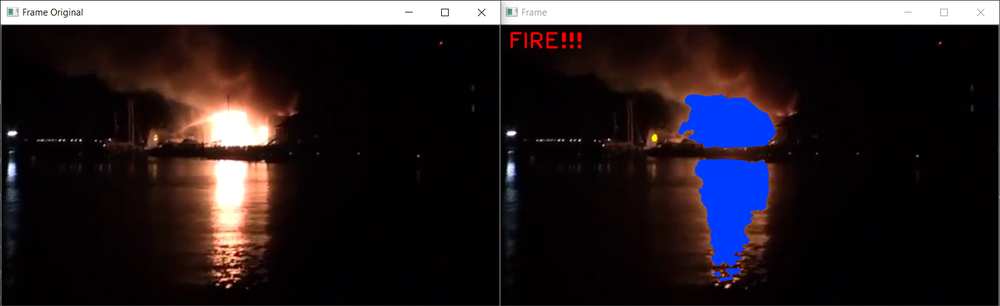
//> input picture ref_images/firetest1.PNG, 1000 x 306 px, shrunk from 1607 x 491 before the run, given in place of the camera
$ ./main   (built with g++ and OpenCV 4)
//> lines starting //> are read from the running program, lines starting //| are printed output that depends on the picture
#include<opencv2/highgui/highgui.hpp>
#include<opencv2/imgproc/imgproc.hpp>
#include<opencv2/imgproc/imgproc_c.h>
#include<iostream>
#include<stdio.h>
#include<conio.h>
#include<Windows.h>
#include<Mmsystem.h>

#define yellow Scalar(0, 250, 250)
#define blue Scalar(255, 60, 0)
#define red Scalar(0, 0, 255)
#define ESC 27
#define Q 113

#pragma comment(lib, "Winmm.lib")

using namespace cv;
using namespace std;

VideoCapture choose_video();
void help(bool is_day);
bool select_mode(int key, bool is_day);
Mat detect_motion(Mat frame, Mat frame_prev);
Mat detect_color(Mat frame, Mat frame_motion, bool is_day);
int detect_contours(Mat frame, Mat frame_fire);

int main() {
	VideoCapture cap = choose_video();
//> the answer given: 1

	if (!cap.isOpened()) {
		cout << "Cannot open camera/video";
		waitKey(1000);
		return -1;
	}

	Mat frame, frame_gray, frame_prev, frame_original;
	Mat frame_motion, frame_fire;
	int is_fire = 0;
	bool is_day = true;
	int counter = 0;
	bool is_sound = false;
	int key = waitKey(1);

	cap >> frame;
//> frame is the input picture: 306 rows x 1000 cols, CV_8UC3; mean B, G, R 38.2, 33.9, 41.5

	//check if the first frame is a night or day image
	cvtColor(frame, frame_gray, COLOR_BGR2GRAY);
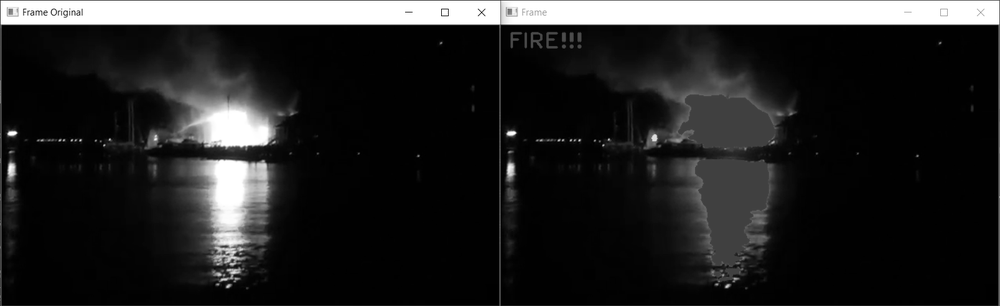
//> frame_gray: 306 rows x 1000 cols, CV_8UC1; min 0, max 255, mean 36.7
	if (mean(frame_gray)[0] < 70) {
		is_day = false;
	}
	help(is_day);

	while (true)
	{
		frame.copyTo(frame_prev);

		cap >> frame;
		if (frame.empty()) {
			break;
		}
		frame.copyTo(frame_original);
		is_day = select_mode(key, is_day);

		frame_motion = detect_motion(frame, frame_prev);
		frame_fire = detect_color(frame, frame_motion, is_day);
		is_fire = detect_contours(frame, frame_fire);

		if (is_fire == 2) {
			counter++;
			putText(frame, "FIRE!!!", Point(10, 30), FONT_HERSHEY_PLAIN, 2, red, 2);
		}

		if (is_fire == 1) {
			counter = 0;
			putText(frame, "WARNING!!!", Point(10, 30), FONT_HERSHEY_PLAIN, 2, yellow, 2);
			PlaySound(NULL, 0, 0);
		}
		is_fire = 0;

		if (counter >= 20 && !is_sound) {
			is_sound = PlaySound(TEXT("alarm.wav"), NULL, SND_LOOP | SND_ASYNC);
			counter = 0;
		}

		imshow("Frame", frame);
		imshow("Frame Original", frame_original);

		key = waitKey(15);
		if (key == ESC)
			break;
	}
	cap.release();
	destroyAllWindows();

	return 0;
}

VideoCapture choose_video() {
	VideoCapture cap;

	int choice = 0;
	cout << "1. Camera" << endl;
	cout << "2. Video from your computer" << endl;
	cout << "Choose source video:" << endl;
	cin >> choice;

	switch (choice)
	{
	case 1: {
		cap.open(0);
		break;
	}
	case 2: {
		cout << "Specify full pathname:" << endl;
		string pathname;
		cin >> pathname;
		cap.open(pathname);
		break;
	}
	default: {
		cout << "Wrong choice!" << endl;
		break;
	}
	}
	return cap;
}

void help(bool is_day) {
	string mode;
	if (is_day)
		mode = "Daylight mode";
	else
		mode = "Night light mode";
	cout << "Current mode is: " << mode << endl;
	cout << "Press '1' to change mode" << endl;
}

bool select_mode(int key, bool is_day) {
	string mode;
	if (key == '1') {
		if (is_day) {
			is_day = false;
			mode = "Night light mode";
		}
		else {
			is_day = true;
			mode = "Daylight mode";
		}
		cout << mode << endl;
	}
	if (is_day)
		mode = "Daylight mode";
	else
		mode = "Night light mode";
	if (key == Q) {
		help(is_day);
	}
	return is_day;
}

Mat detect_motion(Mat frame, Mat frame_prev){
	Mat frame_gray, frame_prev_gray, frame_diff, frame_thresh, frame_motion;
	int thresh_value = 20;
	int max_thresh_value = 255;

	cvtColor(frame_prev, frame_prev_gray, COLOR_BGR2GRAY);
	cvtColor(frame, frame_gray, COLOR_BGR2GRAY);
	absdiff(frame_gray, frame_prev_gray, frame_diff);
//> frame_diff: 306 rows x 1000 cols, CV_8UC1; every value is 0

	threshold(frame_diff, frame_thresh, thresh_value, max_thresh_value, THRESH_BINARY);
	dilate(frame_thresh, frame_thresh, Mat(), Point(-1, -1), 3, 0);
	erode(frame_thresh, frame_thresh, Mat(), Point(-1, -1), 1, 0);

	bitwise_and(frame, frame, frame_motion, frame_thresh);
//> frame_motion: 306 rows x 1000 cols, CV_8UC3; every value is 0

	return frame_motion;
}

Mat detect_color(Mat frame, Mat frame_motion, bool is_day) {
	Mat frame_hsv, frame_fire, mask, mask1, mask2;
	GaussianBlur(frame_motion, frame_motion, Size(3, 3), 0);
	cvtColor(frame_motion, frame_hsv, COLOR_BGR2HSV);

	if (!is_day) {
		inRange(frame_hsv, Scalar(0, 0, 160), Scalar(30, 255, 255), mask1);
		inRange(frame_hsv, Scalar(160, 50, 160), Scalar(180, 255, 255), mask2);
		mask = mask1 | mask2;
	}
	else {
		inRange(frame_hsv, Scalar(0, 150, 90), Scalar(75, 255, 255), mask);
	}
	bitwise_and(frame, frame_hsv, frame_fire, mask);

	return frame_fire;
}

int detect_contours(Mat frame, Mat frame_fire) {
	Mat frame_fire_gray, frame_fire_binary;
	int is_fire = 0;

	cvtColor(frame_fire, frame_fire_gray, COLOR_HSV2BGR);
	cvtColor(frame_fire_gray, frame_fire_gray, COLOR_BGR2GRAY);

	blur(frame_fire_gray, frame_fire_binary, Size(3, 3));
	threshold(frame_fire_binary, frame_fire_binary, 50, 255, THRESH_BINARY);

	vector<vector<Point>> contours;
	findContours(frame_fire_binary, contours, RETR_TREE, CHAIN_APPROX_SIMPLE);
//> contours = 0 contours

	vector<vector<Point>> hull(contours.size());
//> hull = 0 contours
	vector<double> contours_perimeter(contours.size());
	vector<double> hull_perimeter(contours.size());
	vector<double> ratio(contours.size());

	for (size_t i = 0; i < contours.size(); i++) {
		convexHull(contours[i], hull[i]);
		contours_perimeter[i] = contours[i].size();
		hull_perimeter[i] = hull[i].size();
		ratio[i] = hull_perimeter[i] / contours_perimeter[i];
	}
//> this loop made 0 passes

	for (size_t i = 0; i < contours.size(); i++) {
		if (ratio[i] <= 0.6) {
			drawContours(frame, contours, (int)i, blue, -1);
			is_fire = 2;
		}
		else if (ratio[i] > 0.6 && ratio[i] < 0.8) {
			drawContours(frame, contours, (int)i, yellow, -1);
			if (is_fire == 0)
				is_fire = 1;
		}
	}
//> after the loop, is_fire = 0
//> the Esc key is pressed
	return is_fire;
}

$ run again, on ref_images/firetest2.PNG
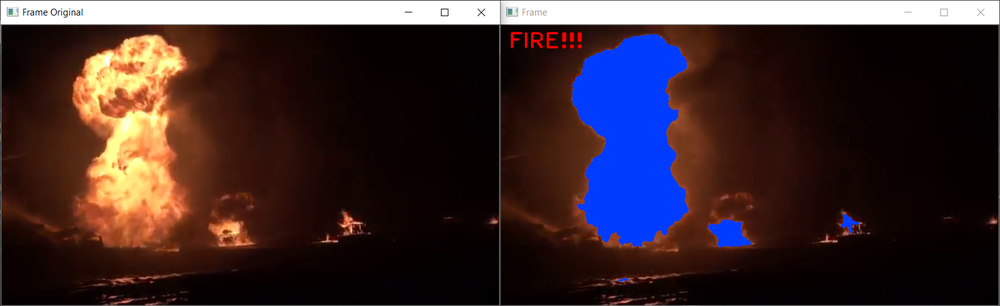
//> input picture ref_images/firetest2.PNG, 1000 x 306 px, shrunk from 1608 x 492 before the run, given in place of the camera
//> frame is the input picture: 306 rows x 1000 cols, CV_8UC3; mean B, G, R 46.2, 43, 60.7
//> `cvtColor(frame, frame_gray, COLOR_BGR2GRAY);`:
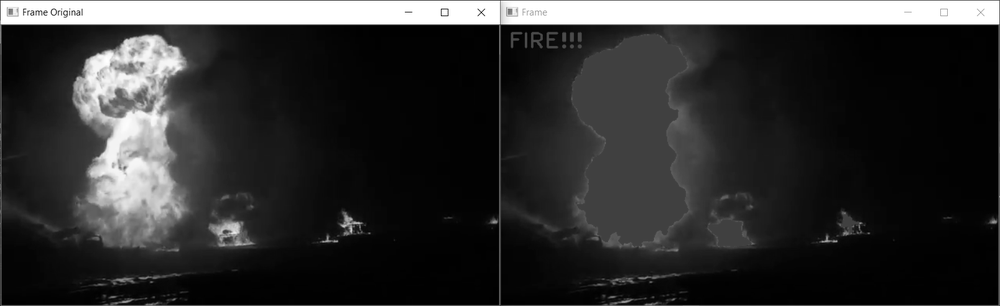
//> frame_gray: 306 rows x 1000 cols, CV_8UC1; min 0, max 255, mean 48.6
//> frame_diff: 306 rows x 1000 cols, CV_8UC1; every value is 0
//> frame_motion: 306 rows x 1000 cols, CV_8UC3; every value is 0
//> contours = 0 contours
//> after the loop in detect_contours, `for (size_t i = 0; i < contours.size(); i++)`: is_fire = 0

$ run again, on ref_images/firetest3.PNG
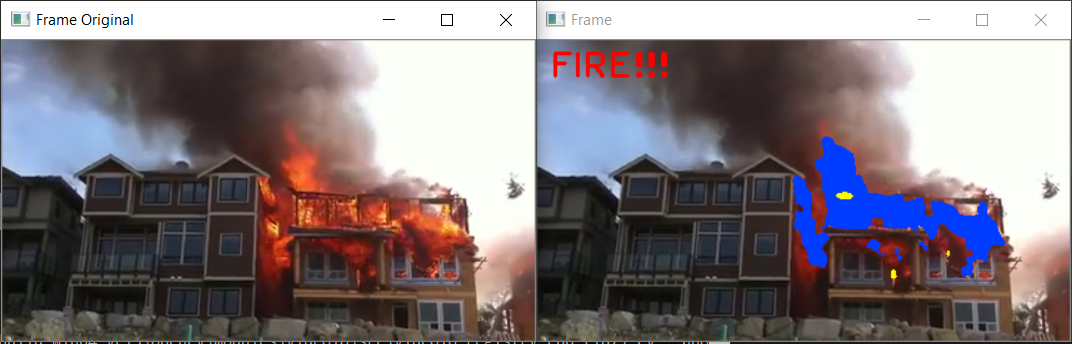
//> input picture ref_images/firetest3.PNG, 1072 x 344 px, given in place of the camera
//> frame is the input picture: 344 rows x 1072 cols, CV_8UC3; mean B, G, R 125.8, 121.7, 130.5
//> `cvtColor(frame, frame_gray, COLOR_BGR2GRAY);`:
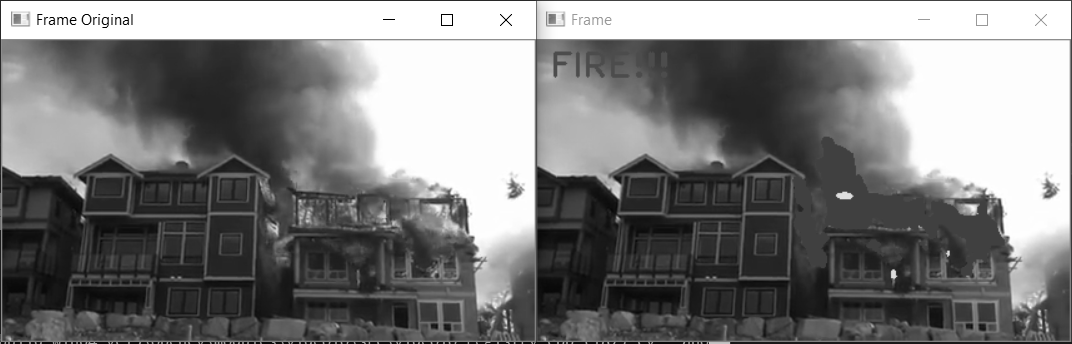
//> frame_gray: 344 rows x 1072 cols, CV_8UC1; min 0, max 255, mean 124.8
//> frame_diff: 344 rows x 1072 cols, CV_8UC1; every value is 0
//> frame_motion: 344 rows x 1072 cols, CV_8UC3; every value is 0
//> contours = 0 contours
//> after the loop in detect_contours, `for (size_t i = 0; i < contours.size(); i++)`: is_fire = 0
